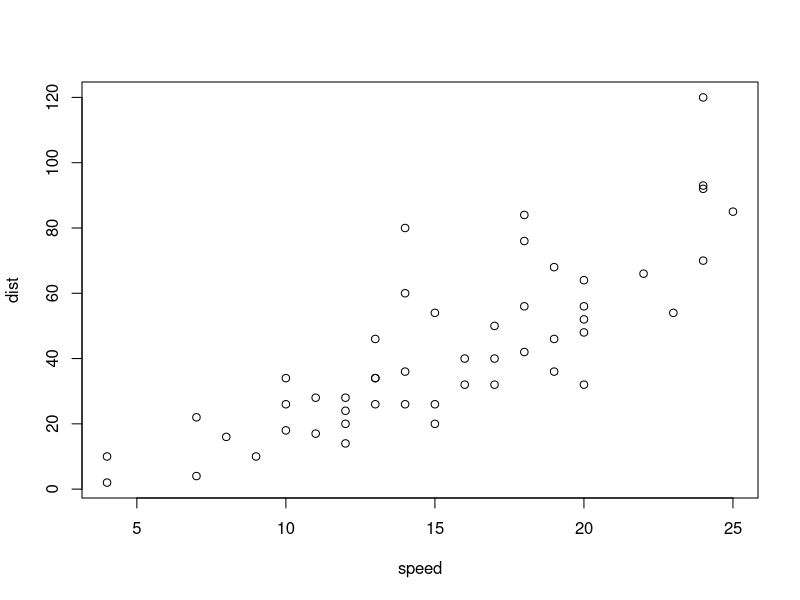
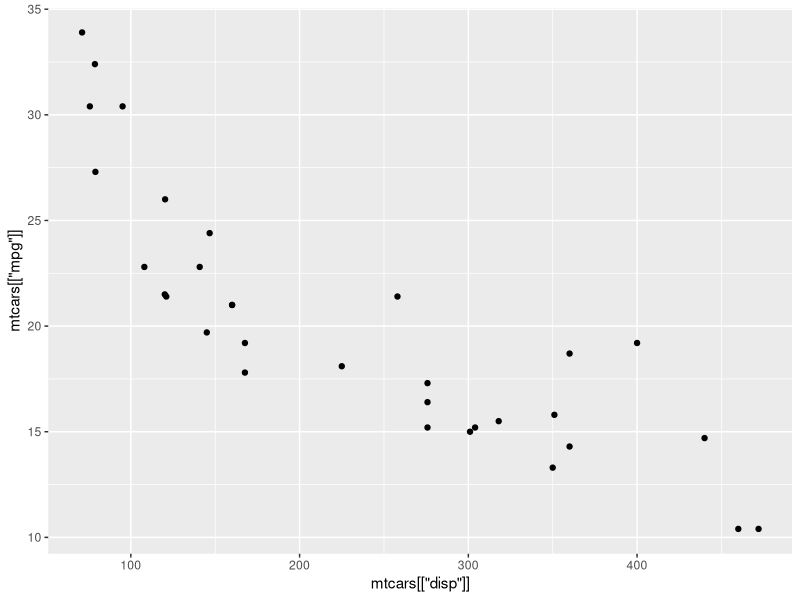
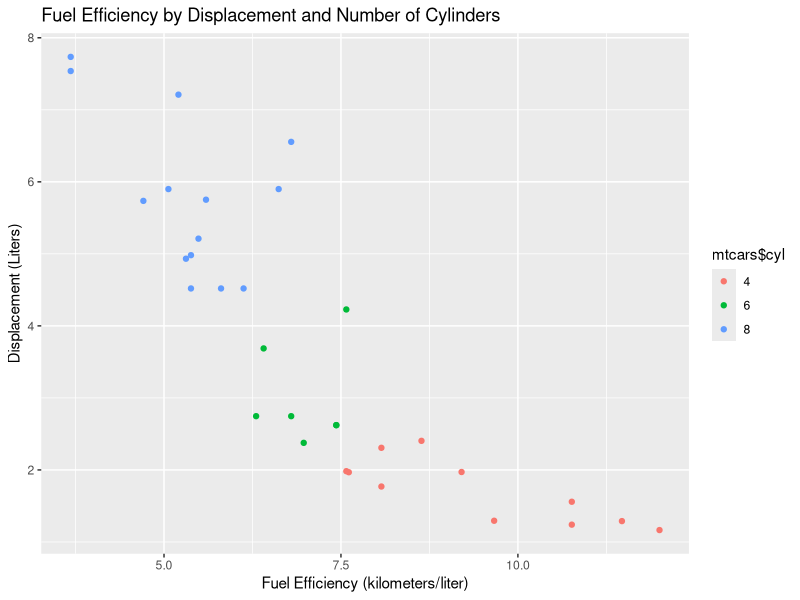

The R source for these figures, in order:
## ---- chunk 1
plot(cars)
## ---- chunk 2
# Set variable vec_even to a vector of even numbers from 2 to 100 (inclusive). 
vec_even <- seq(2, 100, 2)

# Set variable vec_odd to a vector of odd numbers from 1 to 99 (inclusive).
vec_odd <- seq(1, 100, 2)

# Set variable vec_sum to the sum of vec_even and vec_odd.
vec_sum <- vec_even + vec_odd

# Work on 2.1 below
#Accepts numbers as a parameter and returns the number that are larger than the mean.
get_upper <- function(nums) {
  num_mean = mean(nums)
  count <- 0
  for (num in nums) {
    if(num > num_mean) {
      count <- count + 1
    }
  }
  return (count);
}

print(get_upper(vec_sum))
## ---- chunk 3
library(MASS) # access to Boston data frame
data(mtcars) # data on motor trend car road tests

library(dplyr) # data wrangling package. See Chapter 10 in INFO 201 textbook
library(ggplot2) # plotting library. See Chapter 13 of INFO 201 textbook
## ---- chunk 4
?mtcars # learn more about the dataframe
View(mtcars) # see the dataframe
  
#3.1
print(mean(mtcars[["hp"]]))

#3.2
print(mean(filter(mtcars, cyl == 4)[["hp"]]))

#3.3
print(mean(filter(mtcars, disp >= 100, disp <= 200)[["mpg"]]))

#3.4
ggplot(data = mtcars) +
  geom_point(mapping = aes(x = mtcars[["disp"]], y = mtcars[["mpg"]]))

## ---- chunk 5
#conversion ratios
MPG_KML_RATIO <- 0.35400619 # 1 Miles/Gallon = 0.35 Kilometer/Liter
CIN_L_RATIO <- 0.0163871 # 1 cubic inch = 0.016 Liter

# Add a column "kml" to the mtcars dataframe which provides the kilometers / liter for each car. The conversion from MPG to KML is provided by MPG_KML_RATIO.
mtcars$kml <- mtcars[["mpg"]] * MPG_KML_RATIO
  
# Add a column "disp_l" to the mtcars dataframe which provides the displacement for each car in liters. The conversion from cubic inches to liters is provided by CIN_L_RATIO.
mtcars$disp_l <- mtcars[["disp"]] * CIN_L_RATIO

# Convert mtcars$cyl to a factor (see Chapter 9.3)
mtcars$cyl <- as.factor(mtcars$cyl)

# Show 4.1 and 4.2 below!
#4.1
ggplot(data = mtcars) +
  geom_point(mapping = aes(x = mtcars$kml, y = mtcars$disp_l, color = mtcars$cyl)) +
  labs(title = "Fuel Efficiency by Displacement and Number of Cylinders",
       x = "Fuel Efficiency (kilometers/liter)",
       y = "Displacement (Liters)")

## ---- chunk 6
# Work on 5.1-5.3 below

?Boston # getting more information on the dataset

boston <- Boston
View(boston) # Viewing data

#5.2
print(Tract <- filter(boston, chas == 1) %>%
  arrange(-crim) %>%
  head(5) %>%
  select(medv))

#5.3
print(NoTract <- filter(boston, chas == 0) %>%
  arrange(-crim) %>%
  head(5) %>%
  select(medv))


